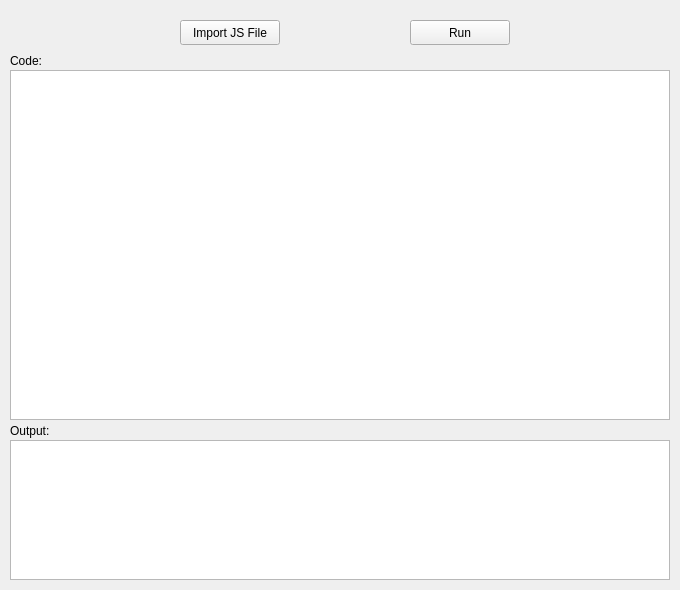
<?xml version="1.0" encoding="UTF-8"?>
<ui version="4.0">
 <class>MainWindow</class>
 <widget class="QMainWindow" name="MainWindow">
  <property name="geometry">
   <rect>
    <x>0</x>
    <y>0</y>
    <width>680</width>
    <height>590</height>
   </rect>
  </property>
  <property name="windowTitle">
   <string>MainWindow</string>
  </property>
  <widget class="QWidget" name="centralWidget">
   <widget class="QTextEdit" name="textEdit_output">
    <property name="geometry">
     <rect>
      <x>10</x>
      <y>440</y>
      <width>660</width>
      <height>140</height>
     </rect>
    </property>
   </widget>
   <widget class="QLabel" name="label_output">
    <property name="geometry">
     <rect>
      <x>10</x>
      <y>420</y>
      <width>51</width>
      <height>21</height>
     </rect>
    </property>
    <property name="text">
     <string>Output:</string>
    </property>
   </widget>
   <widget class="QTextEdit" name="textEdit_code">
    <property name="geometry">
     <rect>
      <x>10</x>
      <y>70</y>
      <width>660</width>
      <height>350</height>
     </rect>
    </property>
   </widget>
   <widget class="QLabel" name="label">
    <property name="geometry">
     <rect>
      <x>10</x>
      <y>50</y>
      <width>54</width>
      <height>21</height>
     </rect>
    </property>
    <property name="text">
     <string>Code:</string>
    </property>
   </widget>
   <widget class="QPushButton" name="pushButton_open">
    <property name="geometry">
     <rect>
      <x>180</x>
      <y>20</y>
      <width>100</width>
      <height>25</height>
     </rect>
    </property>
    <property name="text">
     <string>Import JS File</string>
    </property>
   </widget>
   <widget class="QPushButton" name="pushButton_run">
    <property name="geometry">
     <rect>
      <x>410</x>
      <y>20</y>
      <width>100</width>
      <height>25</height>
     </rect>
    </property>
    <property name="text">
     <string>Run</string>
    </property>
   </widget>
  </widget>
 </widget>
 <layoutdefault spacing="6" margin="11"/>
 <resources/>
 <connections/>
</ui>
